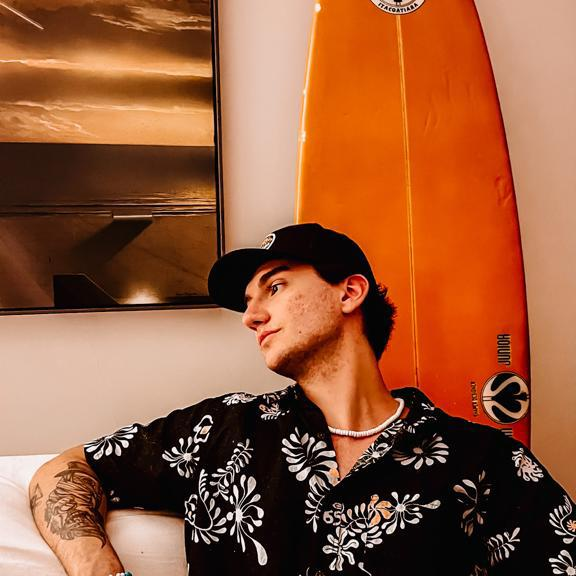
#> input picture editor_de_imagem/imgs/foto_de_perfil.jpg, 576 x 576 px, found by its file name; its folder holds only this picture in this run
$ python editorDeImagem.py
#> lines starting #> are read from the running program, lines starting #| are printed output that depends on the picture
from PIL import Image, ImageEnhance, ImageFilter
import os

path = 'editor_de_imagem/imgs'
pathOut = 'editor_de_imagem/editedImgs'

for filename in os.listdir(path):
    img = Image.open(f"{path}/{filename}")
#> img is the input picture: PIL image 576x576 RGB; mean R, G, B 150.8, 91.4, 59.1

    edit = img.filter(ImageFilter.SHARPEN).convert('L').rotate(-90)
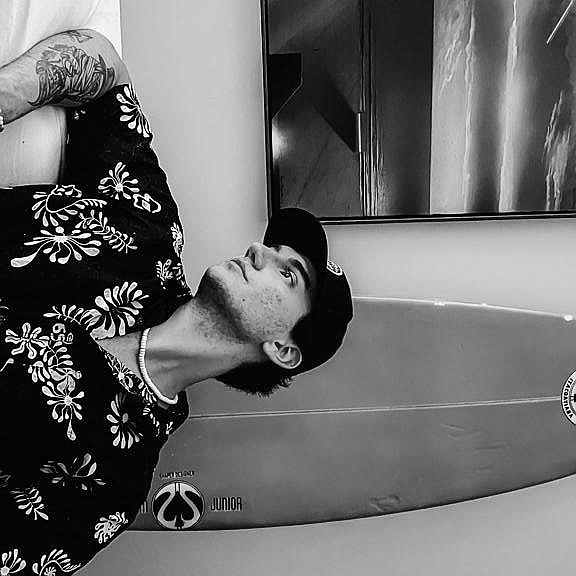
#> edit: PIL image 576x576 L; min 0, max 255, mean 106.2

    factor = 1.5
    enhancer = ImageEnhance.Contrast(edit)
    edit = enhancer.enhance(factor)
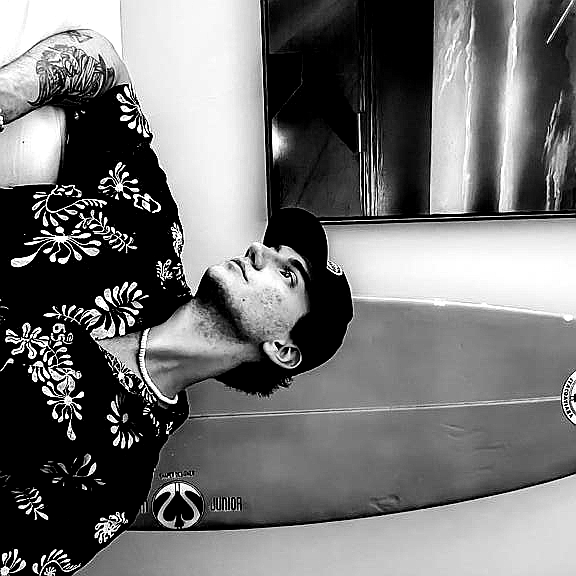
#> edit: PIL image 576x576 L; min 0, max 255, mean 114.1

    clean_name = os.path.splitext(filename)[0]

    edit.save(f'.{pathOut}/{clean_name}_edited.jpg')
